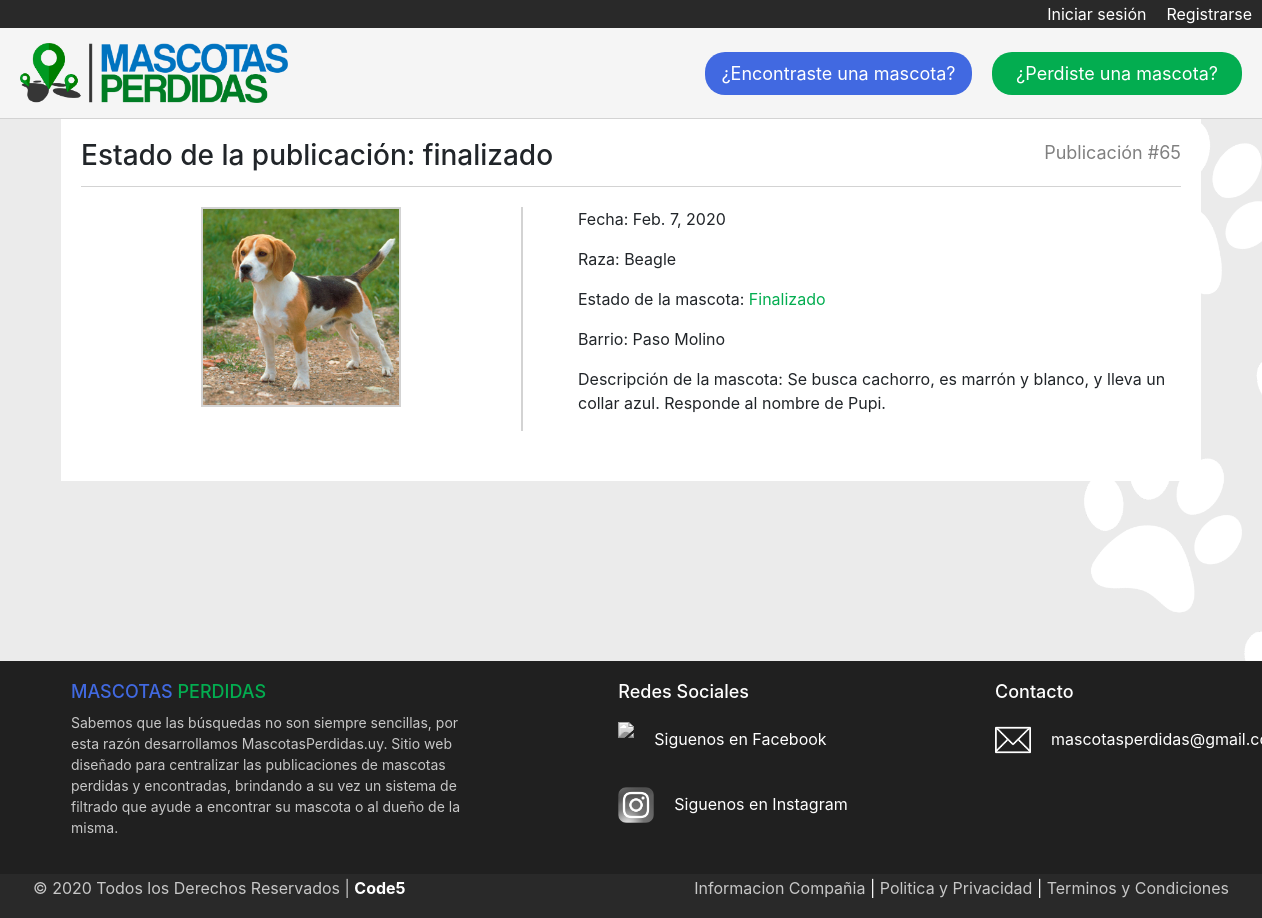
Screenshot of /Ver_historial/65/ with the database file from the repository.
### Mascotas/models.py (models this page shows)
class MascotaPerdida(models.Model):
    estado = models.CharField(max_length=40)
    imagen = models.ImageField(null=True, blank=True)  # <---- NO SACAR EL NULL NI EL BLANK QUE SE ROMPE LA BBDD
    barrio = models.ForeignKey(Barrio, on_delete=models.CASCADE)
    tipo = models.ForeignKey(Tipo, on_delete=models.CASCADE)
    raza = models.ForeignKey(Raza, on_delete=models.CASCADE)
    fecha = models.DateField()
    nombre = models.CharField(max_length=40)
    mail = models.EmailField()
    telefono = models.IntegerField()
    descripcion = models.TextField()

class Raza(models.Model):
    tipo = models.CharField(max_length=40)  # <---- Para indicar la raza del animal
    def __str__(self):
        return self.tipo

class Barrio(models.Model):
    lugar = models.CharField(max_length=40)  # <---- Para indicar el barrio donde se perdio
    def __str__(self):
        return self.lugar

### Mascotasperdidas/views.py (the view)
# urls.py: path('Ver_historial/<id>/', Ver_historial, name='Ver_historial'),
def Ver_historial(request, id):
    publicacion = MascotaPerdida.objects.get(id=id)
    data = {
        'publicacion': publicacion
    }
    return render(request, 'Ver_historial.html', data)

### Mascotasperdidas/templates/Ver_historial.html (shortened to what this page needs)
{% extends 'base.html' %}
{% load static %}
{% block css %}
    <link rel="stylesheet" href="{% static 'css/style_ver_publicacion.css' %}">
{% endblock %}
{% block contenido %}
    <div class="bloque-titulo-pub">
        <h3 id="titulo_publicacion">Estado de la publicación: {{ publicacion.estado|lower }}</h3>
        <p class="numero-publicacion">Publicación  #{{ publicacion.id }}</p>
    </div>
    <div id="foto_publicacion">
        <a href="#" onclick="Swal.fire({
            imageUrl: '{{ publicacion.imagen.url }}',
            imageAlt: 'Imagen de la Publicacion'
            })">
            <img src="{{ publicacion.imagen.url }}" alt="" class="imagenes">
        </a>
    </div>
    <div id="info_publicacion">
        <p>Fecha: {{ publicacion.fecha }}</p>
        <p>Raza: {{ publicacion.raza|title }}</p>
        <p>Estado de la mascota: <span style="color: rgb(3, 173, 80);">{{ publicacion.estado|title }}</span></p>
        <p>Barrio: {{ publicacion.barrio|title }}</p>
        <p>Descripción de la mascota: {{ publicacion.descripcion }}</p>
    </div>
{% endblock %}

### Mascotasperdidas/static/css/style.css (style rules this page uses)
body { background: url('/static/img/background.png') no-repeat center center fixed; background-size: cover; min-height: 100vh; }
.imagenes { display: inline-block; position: relative; object-fit: cover; width:200px; height:200px; }

### Mascotasperdidas/static/css/style_ver_publicacion.css (style rules this page uses)
.bloque-titulo-pub { margin-bottom: 20px; border-bottom: lightgray 1px solid; }
#titulo_publicacion { padding-bottom: 5px; display: inline-block; }
.numero-publicacion { display: inline-block; float: right; color: grey; font-size: 18px; }
#foto_publicacion { float: left; text-align: center; width: 40%; }
#foto_publicacion > a > img { border: lightgray 2px solid; }
#info_publicacion { float: right; width: 60%; border-left: lightgray 2px solid; padding-left: 5%; }

### rows the page displays
MascotaPerdida: estado "finalizado", id "65", imagen (picture), fecha "Feb. 7, 2020", raza "Beagle", estado "Finalizado", barrio "Paso Molino", descripcion "Se busca cachorro, es marrón y blanco, y lleva un collar azul. Responde al nombre de Pupi."
